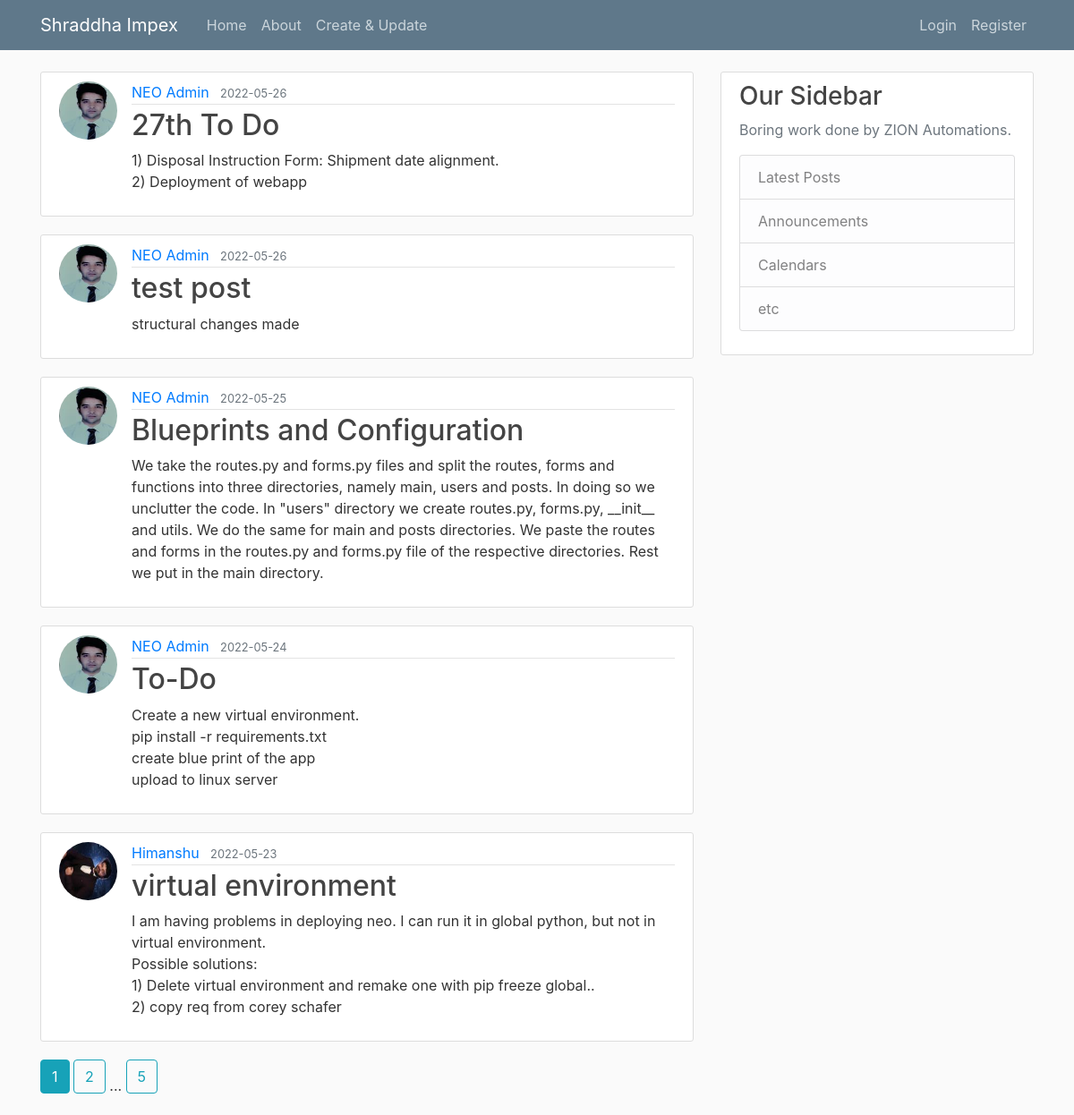
The page /home on the database its author committed.
### webapp_1/models.py (models this page shows, shortened)
class Post(db.Model):
    id = db.Column(db.Integer, primary_key=True)
    title = db.Column(db.String(100), nullable=False)
    post_date = db.Column(db.DateTime, nullable=False, default=datetime.utcnow)
    content = db.Column(db.Text, nullable=False)
    user_id = db.Column(db.Integer, db.ForeignKey('user.id'), nullable=False)

class User(db.Model, UserMixin):
    id = db.Column(db.Integer, primary_key=True)
    username = db.Column(db.String(20), unique=True, nullable=False)
    email = db.Column(db.String(120), unique=True, nullable=False)
    image_file = db.Column(db.String(20), nullable=False, default='default.jpg')
    password = db.Column(db.String(60), nullable=False)
    posts = db.relationship('Post', backref='author', lazy=True)

### webapp_1/main/routes.py (the view)
@main.route("/")
@main.route("/home")
def home():
    page = request.args.get('page', 1, type=int)
    posts = Post.query.order_by(Post.post_date.desc()).paginate(page=page, per_page=5)
    return render_template('home.html', posts=posts)

### webapp_1/templates/home.html
{% extends "layout.html" %}
{% block content %}
    {% for post in posts.items %}
        <article class="media content-section">
          <img class="rounded-circle article-img" src="{{ url_for('static', filename='profile_pics/' + post.author.image_file) }}">
          <div class="media-body">
            <div class="article-metadata">
              <a class="mr-2" href="{{ url_for('users.user_posts', username=post.author.username) }}">{{ post.author.username }}</a>
              <small class="text-muted">{{ post.post_date.strftime('%Y-%m-%d') }}</small>
            </div>
            <h2><a class="article-title" href="{{ url_for('posts.post', post_id=post.id) }}">{{ post.title }}</a></h2>
            <p class="article-content">{{ post.content }}</p>
          </div>
        </article>
    {% endfor %}
    {% for page_num in posts.iter_pages(left_edge=1, right_edge=1, left_current=1, right_current=2) %}
      {% if page_num %}
        {% if posts.page == page_num %}
          <a class="btn btn-info mb-4" href="{{ url_for('main.home', page=page_num) }}">{{ page_num }}</a>
        {% else %}
          <a class="btn btn-outline-info mb-4" href="{{ url_for('main.home', page=page_num) }}">{{ page_num }}</a>
        {% endif %}
      {% else %}
        ...
      {% endif %}
    {% endfor %}
{% endblock content %}

### webapp_1/templates/layout.html (shortened to what this page needs)
<!DOCTYPE html>
<html>
<head>
    <link rel="stylesheet" href="https://maxcdn.bootstrapcdn.com/bootstrap/4.0.0/css/bootstrap.min.css">
    <link rel="stylesheet" type="text/css" href="{{ url_for('static', filename='main.css') }}">
</head>
<body>
    <header class="site-header">
      <nav class="navbar navbar-expand-md navbar-dark bg-steel fixed-top">
        <div class="container">
          <a class="navbar-brand mr-4" href="/">Shraddha Impex</a>
          <div class="collapse navbar-collapse" id="navbarToggle">
            <div class="navbar-nav mr-auto">
              <a class="nav-item nav-link" href="{{ url_for('main.home') }}">Home</a>
              <a class="nav-item nav-link" href="{{ url_for('main.about') }}">About</a>
              <a class="nav-item nav-link" href="{{ url_for('main.upload_docs') }}">Create & Update</a>
            </div>
            <div class="navbar-nav">
              {% if current_user.is_authenticated %}
                <a class="nav-item nav-link" href="{{ url_for('posts.new_post') }}">New Post</a>
                <a class="nav-item nav-link" href="{{ url_for('users.account') }}">Account</a>
                <a class="nav-item nav-link" href="{{ url_for('users.logout') }}">Logout</a>
              {% else %}
                <a class="nav-item nav-link" href="{{ url_for('users.login') }}">Login</a>
                <a class="nav-item nav-link" href="{{ url_for('users.register') }}">Register</a>
              {% endif %}
            </div>
          </div>
        </div>
      </nav>
    </header>
    <main role="main" class="container">
      <div class="row">
        <div class="col-md-8">
          {% block content %}{% endblock %}
        </div>
        <div class="col-md-4">
          <div class="content-section">
            <h3>Our Sidebar</h3>
            <p class='text-muted'> Boring work done by ZION Automations.
              <ul class="list-group">
                <li class="list-group-item list-group-item-light">Latest Posts</li>
                <li class="list-group-item list-group-item-light">Announcements</li>
                <li class="list-group-item list-group-item-light">Calendars</li>
                <li class="list-group-item list-group-item-light">etc</li>
              </ul>
            </p>
          </div>
        </div>
      </div>
    </main>
</body>
</html>

### webapp_1/static/main.css (style rules this page uses)
body { background: #fafafa; color: #333333; margin-top: 5rem; }
h1, h2, h3, h4, h5, h6 { color: #444444; }
.bg-steel { background-color: #5f788a; }
.site-header .navbar-nav .nav-link { color: #cbd5db; }
.content-section { background: #ffffff; padding: 10px 20px; border: 1px solid #dddddd; border-radius: 3px; margin-bottom: 20px; }
.article-title { color: #444444; }
.article-content { white-space: pre-line; }
.article-img { height: 65px; width: 65px; margin-right: 16px; }
.article-metadata { padding-bottom: 1px; margin-bottom: 4px; border-bottom: 1px solid #e3e3e3 }

### rows shown on the page
Post: image_file (picture), author.username "NEO Admin", post_date "2022-05-26", title "27th To Do", content "1) Disposal Instruction Form: Shipment date alignment. 2) Deployment of webapp"
Post: image_file (picture), author.username "NEO Admin", post_date "2022-05-26", title "test post", content "structural changes made"
Post: image_file (picture), author.username "NEO Admin", post_date "2022-05-25", title "Blueprints and Configuration", content "We take the routes.py and forms.py files and split the routes, forms and functions into three directories, namely main, users and posts. In doing so we unclutter the code. In \"users\" directory we create routes.py, forms.py, __init__ and utils. We do the same for main and posts directories. We paste the routes and forms in the routes.py and forms.py file of the respective directories. Rest we put in the main directory."
Post: image_file (picture), author.username "NEO Admin", post_date "2022-05-24", title "To-Do", content "Create a new virtual environment. pip install -r requirements.txt create blue print of the app upload to linux server"
Post: image_file (picture), author.username "Himanshu", post_date "2022-05-23", title "virtual environment", content "I am having problems in deploying neo. I can run it in global python, but not in virtual environment. Possible solutions: 1) Delete virtual environment and remake one with pip freeze global.. 2) copy req from corey schafer"

### other values the page prints
{{ page_num }} "1"
{{ page_num }} "2" "5"
